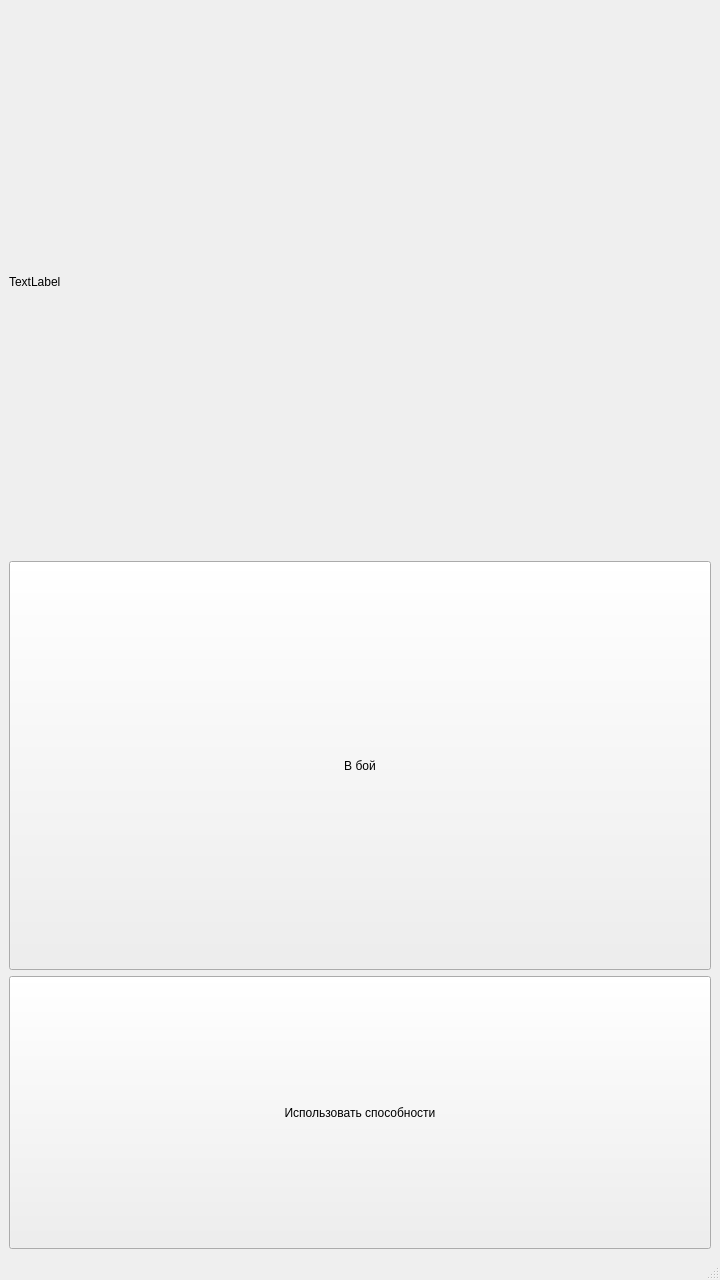
<?xml version="1.0" encoding="UTF-8"?>
<ui version="4.0">
 <class>Floor</class>
 <widget class="QMainWindow" name="Floor">
  <property name="geometry">
   <rect>
    <x>0</x>
    <y>0</y>
    <width>720</width>
    <height>1280</height>
   </rect>
  </property>
  <property name="windowTitle">
   <string>Floor</string>
  </property>
  <widget class="QWidget" name="centralwidget">
   <layout class="QVBoxLayout" name="verticalLayout" stretch="4,3,2">
    <item>
     <widget class="QLabel" name="label">
      <property name="text">
       <string>TextLabel</string>
      </property>
     </widget>
    </item>
    <item>
     <widget class="QPushButton" name="pushButton">
      <property name="sizePolicy">
       <sizepolicy hsizetype="Minimum" vsizetype="Minimum">
        <horstretch>0</horstretch>
        <verstretch>0</verstretch>
       </sizepolicy>
      </property>
      <property name="text">
       <string>В бой</string>
      </property>
     </widget>
    </item>
    <item>
     <widget class="QPushButton" name="pushButton_2">
      <property name="enabled">
       <bool>true</bool>
      </property>
      <property name="sizePolicy">
       <sizepolicy hsizetype="Minimum" vsizetype="Minimum">
        <horstretch>0</horstretch>
        <verstretch>0</verstretch>
       </sizepolicy>
      </property>
      <property name="text">
       <string>Использовать способности</string>
      </property>
     </widget>
    </item>
   </layout>
  </widget>
  <widget class="QMenuBar" name="menubar">
   <property name="geometry">
    <rect>
     <x>0</x>
     <y>0</y>
     <width>720</width>
     <height>21</height>
    </rect>
   </property>
  </widget>
  <widget class="QStatusBar" name="statusbar"/>
 </widget>
 <resources/>
 <connections/>
</ui>
